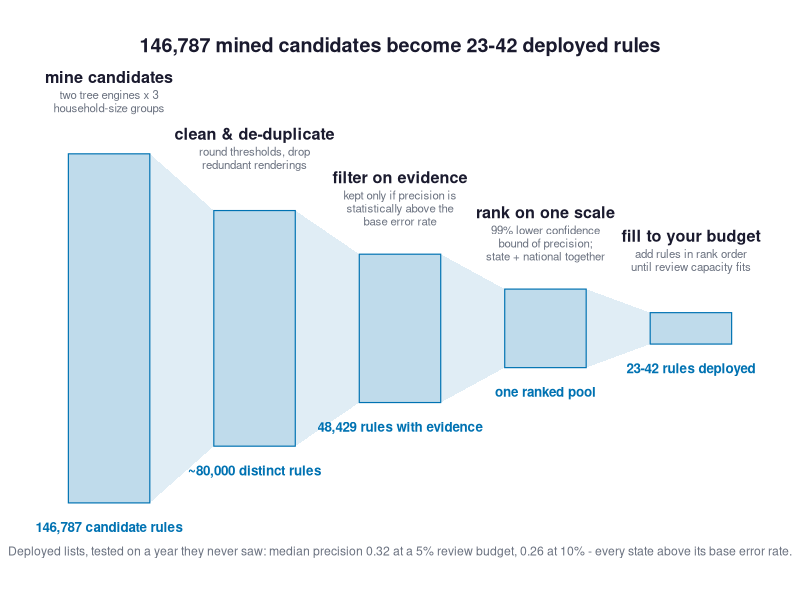
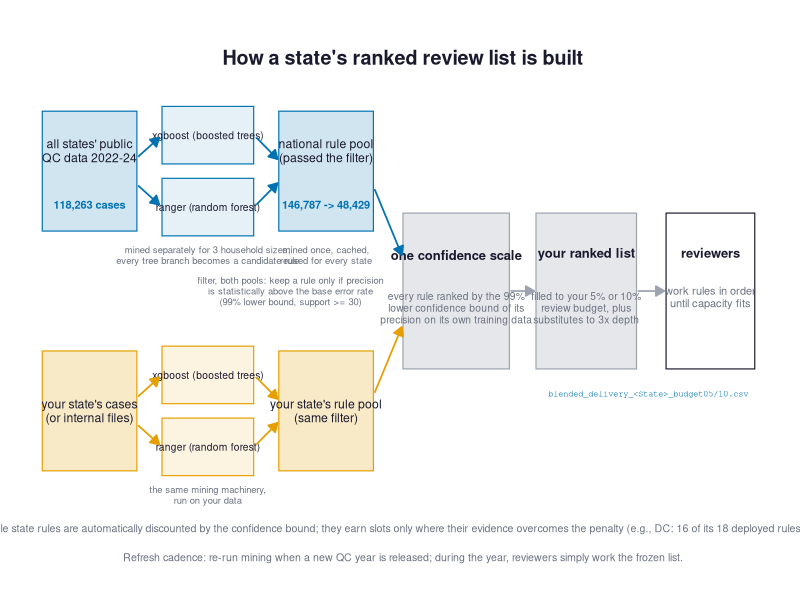
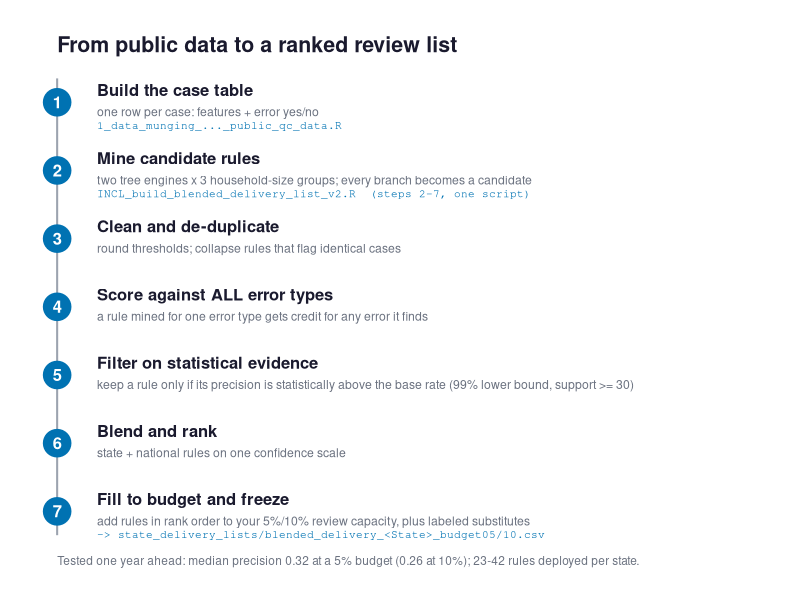

Generate these figures, in order, with R:
# Three candidate figures explaining the delivery-list pipeline, for the deck.
# Audience: state program analysts. All counts/precision figures are from the
# published any-error recipe (national 2022-24 pool; blended benchmark,
# findings 14-16).
#   A  funnel: mine everything, trust little (stage counts)
#   B  two streams: national + state pools merge on one confidence scale
#   C  recipe card: numbered steps, what you run and what you get
# Output: presentation_figures/pipeline_option_{A,B,C}.png

suppressMessages(library(ggplot2))
dir.create("presentation_figures", showWarnings = FALSE)

INK    <- "#1a1a2e"   # primary text
MUTED  <- "#6b7280"   # secondary text
BOX    <- "#e5e7eb"   # neutral structure fill
EDGE   <- "#9ca3af"
BLUE   <- "#0072B2"   # national / pipeline accent (Okabe-Ito)
ORANGE <- "#E69F00"   # the state's own data accent (Okabe-Ito)

arrowspec <- arrow(length = unit(7, "pt"), type = "closed")

## ── Option A: the funnel ──────────────────────────────────────────────────────
stages <- data.frame(
  x = 1:5,
  half = c(2.0, 1.35, 0.85, 0.45, 0.18),
  title = c("mine candidates", "clean & de-duplicate", "filter on evidence",
            "rank on one scale", "fill to your budget"),
  sub = c("two tree engines x 3\nhousehold-size groups",
          "round thresholds, drop\nredundant renderings",
          "kept only if precision is\nstatistically above the\nbase error rate",
          "99% lower confidence\nbound of precision;\nstate + national together",
          "add rules in rank order\nuntil review capacity fits"),
  n = c("146,787 candidate rules", "~80,000 distinct rules",
        "48,429 rules with evidence", "one ranked pool",
        "23-42 rules deployed")
)
polys <- do.call(rbind, lapply(1:4, function(i) data.frame(
  id = i,
  x = c(stages$x[i] + 0.28, stages$x[i + 1] - 0.28,
        stages$x[i + 1] - 0.28, stages$x[i] + 0.28),
  y = c(stages$half[i], stages$half[i + 1],
        -stages$half[i + 1], -stages$half[i])
)))
pA <- ggplot() +
  geom_polygon(data = polys, aes(x, y, group = id), fill = BLUE, alpha = 0.12) +
  geom_rect(data = stages,
            aes(xmin = x - 0.28, xmax = x + 0.28, ymin = -half, ymax = half),
            fill = BLUE, alpha = 0.25, colour = BLUE, linewidth = 0.4) +
  geom_text(data = stages, aes(x, half + 0.95, label = title),
            fontface = "bold", size = 4.1, colour = INK, vjust = 1) +
  geom_text(data = stages, aes(x, half + 0.73, label = sub),
            size = 2.9, colour = MUTED, vjust = 1, lineheight = 0.95) +
  geom_text(data = stages, aes(x, -half - 0.22, label = n),
            size = 3.4, colour = BLUE, fontface = "bold", vjust = 1) +
  annotate("text", x = 3, y = 3.25,
           label = "146,787 mined candidates become 23-42 deployed rules",
           size = 5, fontface = "bold", colour = INK) +
  annotate("text", x = 3, y = -2.55,
           label = "Deployed lists, tested on a year they never saw: median precision 0.32 at a 5% review budget, 0.26 at 10% - every state above its base error rate.",
           size = 3.1, colour = MUTED) +
  coord_cartesian(xlim = c(0.5, 5.5), ylim = c(-2.8, 3.45)) +
  theme_void()
ggsave("presentation_figures/pipeline_option_A.png", pA,
       width = 11, height = 5.4, dpi = 300, bg = "white")

## ── Option B: two streams merge ───────────────────────────────────────────────
box <- function(x, y, w, h, fill, colour = NA) {
  annotate("rect", xmin = x - w/2, xmax = x + w/2, ymin = y - h/2, ymax = y + h/2,
           fill = fill, colour = colour, linewidth = 0.4)
}
lbl <- function(x, y, text, size = 3.4, col = INK, face = "plain", lh = 0.95)
  annotate("text", x = x, y = y, label = text, size = size, colour = col,
           fontface = face, lineheight = lh)
seg <- function(x1, y1, x2, y2, col = EDGE)
  annotate("segment", x = x1, y = y1, xend = x2, yend = y2,
           colour = col, linewidth = 0.6, arrow = arrowspec)

chip <- function(x, y, w, h, fill, colour, text, tsize = 2.6) {
  list(box(x, y, w, h, fill = fill, colour = colour),
       lbl(x, y, text, tsize, INK, lh = 0.9))
}
pB <- ggplot() +
  # ── national lane ──
  box(1.0, 3.0, 1.6, 1.0, fill = scales::alpha(BLUE, 0.18), colour = BLUE) +
  lbl(1.0, 3.17, "all states' public
QC data 2022-24", 3.1, INK) +
  lbl(1.0, 2.72, "118,263 cases", 2.8, BLUE, "bold") +
  chip(3.0, 3.30, 1.55, 0.48, scales::alpha(BLUE, 0.10), BLUE,
       "xgboost (boosted trees)") +
  chip(3.0, 2.70, 1.55, 0.48, scales::alpha(BLUE, 0.10), BLUE,
       "ranger (random forest)") +
  lbl(3.0, 2.30, "mined separately for 3 household sizes;
every tree branch becomes a candidate rule", 2.4, MUTED) +
  seg(1.82, 3.12, 2.18, 3.28, BLUE) + seg(1.82, 2.88, 2.18, 2.72, BLUE) +
  seg(3.82, 3.28, 4.18, 3.10, BLUE) + seg(3.82, 2.72, 4.18, 2.90, BLUE) +
  box(5.0, 3.0, 1.6, 1.0, fill = scales::alpha(BLUE, 0.18), colour = BLUE) +
  lbl(5.0, 3.17, "national rule pool
(passed the filter)", 3.1, INK) +
  lbl(5.0, 2.72, "146,787 -> 48,429", 2.8, BLUE, "bold") +
  lbl(5.0, 2.30, "mined once, cached,
reused for every state", 2.4, MUTED) +
  # ── state lane ──
  box(1.0, 1.0, 1.6, 1.0, fill = scales::alpha(ORANGE, 0.22), colour = ORANGE) +
  lbl(1.0, 1.0, "your state's cases
(or internal files)", 3.1, INK) +
  chip(3.0, 1.30, 1.55, 0.48, scales::alpha(ORANGE, 0.12), ORANGE,
       "xgboost (boosted trees)") +
  chip(3.0, 0.70, 1.55, 0.48, scales::alpha(ORANGE, 0.12), ORANGE,
       "ranger (random forest)") +
  lbl(3.0, 0.30, "the same mining machinery,
run on your data", 2.4, MUTED) +
  seg(1.82, 1.12, 2.18, 1.28, ORANGE) + seg(1.82, 0.88, 2.18, 0.72, ORANGE) +
  seg(3.82, 1.28, 4.18, 1.10, ORANGE) + seg(3.82, 0.72, 4.18, 0.90, ORANGE) +
  box(5.0, 1.0, 1.6, 1.0, fill = scales::alpha(ORANGE, 0.22), colour = ORANGE) +
  lbl(5.0, 1.0, "your state's rule pool
(same filter)", 3.1, INK) +
  # ── shared evidence bar note between lanes ──
  lbl(4.4, 2.00, "filter, both pools: keep a rule only if precision
is statistically above the base error rate
(99% lower bound, support >= 30)", 2.4, MUTED) +
  # ── merge on one scale ──
  box(7.2, 2.0, 1.8, 1.3, fill = BOX, colour = EDGE) +
  lbl(7.2, 2.30, "one confidence scale", 3.3, INK, "bold") +
  lbl(7.2, 1.86, "every rule ranked by the 99%
lower confidence bound of its
precision on its own training data", 2.6, MUTED) +
  seg(5.82, 2.85, 6.28, 2.30, BLUE) +
  seg(5.82, 1.15, 6.28, 1.70, ORANGE) +
  # ── frozen list ──
  box(9.4, 2.0, 1.7, 1.3, fill = BOX, colour = EDGE) +
  lbl(9.4, 2.32, "your ranked list", 3.3, INK, "bold") +
  lbl(9.4, 1.86, "filled to your 5% or 10%
review budget, plus
substitutes to 3x depth", 2.6, MUTED) +
  seg(8.12, 2.0, 8.52, 2.0) +
  # ── deployment ──
  box(11.5, 2.0, 1.5, 1.3, fill = "white", colour = INK) +
  lbl(11.5, 2.32, "reviewers", 3.3, INK, "bold") +
  lbl(11.5, 1.95, "work rules in order
until capacity fits", 2.8, MUTED) +
  seg(10.27, 2.0, 10.72, 2.0) +
  annotate("text", x = 10.45, y = 1.14, hjust = 0.5, label = "blended_delivery_<State>_budget05/10.csv",
           size = 2.2, colour = BLUE, family = "mono") +
  lbl(6.3, 3.95, "How a state's ranked review list is built", 5, INK, "bold") +
  lbl(6.3, 0.02, "Small-sample state rules are automatically discounted by the confidence bound; they earn slots only where their evidence overcomes the penalty (e.g., DC: 16 of its 18 deployed rules are its own).", 2.7, MUTED) +
  lbl(6.3, -0.22, "Refresh cadence: re-run mining when a new QC year is released; during the year, reviewers simply work the frozen list.", 2.7, MUTED) +
  coord_cartesian(xlim = c(0.1, 12.4), ylim = c(-0.35, 4.2)) +
  theme_void()
ggsave("presentation_figures/pipeline_option_B.png", pB,
       width = 13.2, height = 4.9, dpi = 300, bg = "white")

## ── Option C: the recipe card ─────────────────────────────────────────────────
steps <- data.frame(
  y = 7:1,
  n = 1:7,
  title = c("Build the case table",
            "Mine candidate rules",
            "Clean and de-duplicate",
            "Score against ALL error types",
            "Filter on statistical evidence",
            "Blend and rank",
            "Fill to budget and freeze"),
  what = c("one row per case: features + error yes/no",
           "two tree engines x 3 household-size groups; every branch becomes a candidate",
           "round thresholds; collapse rules that flag identical cases",
           "a rule mined for one error type gets credit for any error it finds",
           "keep a rule only if its precision is statistically above the base rate (99% lower bound, support >= 30)",
           "state + national rules on one confidence scale",
           "add rules in rank order to your 5%/10% review capacity, plus labeled substitutes"),
  runs = c("1_data_munging_..._public_qc_data.R",
           "INCL_build_blended_delivery_list_v2.R  (steps 2-7, one script)",
           "", "", "", "",
           "-> state_delivery_lists/blended_delivery_<State>_budget05/10.csv")
)
pC <- ggplot(steps) +
  annotate("segment", x = 0.32, xend = 0.32, y = 0.65, yend = 7.35,
           colour = EDGE, linewidth = 0.7) +
  geom_point(aes(x = 0.32, y = y), size = 9, colour = BLUE) +
  geom_text(aes(x = 0.32, y = y, label = n), colour = "white",
            size = 4.2, fontface = "bold") +
  geom_text(aes(x = 0.55, y = y + 0.18, label = title), hjust = 0,
            size = 4.2, fontface = "bold", colour = INK) +
  geom_text(aes(x = 0.55, y = y - 0.14, label = what), hjust = 0,
            size = 3.1, colour = MUTED) +
  geom_text(aes(x = 0.55, y = y - 0.34, label = runs), hjust = 0,
            size = 2.8, colour = BLUE, family = "mono") +
  annotate("text", x = 0.32, y = 7.85, hjust = 0,
           label = "From public data to a ranked review list",
           size = 5.4, fontface = "bold", colour = INK) +
  annotate("text", x = 0.32, y = 0.28, hjust = 0,
           label = "Tested one year ahead: median precision 0.32 at a 5% budget (0.26 at 10%); 23-42 rules deployed per state.",
           size = 3.0, colour = MUTED) +
  coord_cartesian(xlim = c(0.2, 4.4), ylim = c(0.1, 8.1)) +
  theme_void()
ggsave("presentation_figures/pipeline_option_C.png", pC,
       width = 9, height = 7, dpi = 300, bg = "white")

cat("wrote pipeline_option_A/B/C.png\n")
